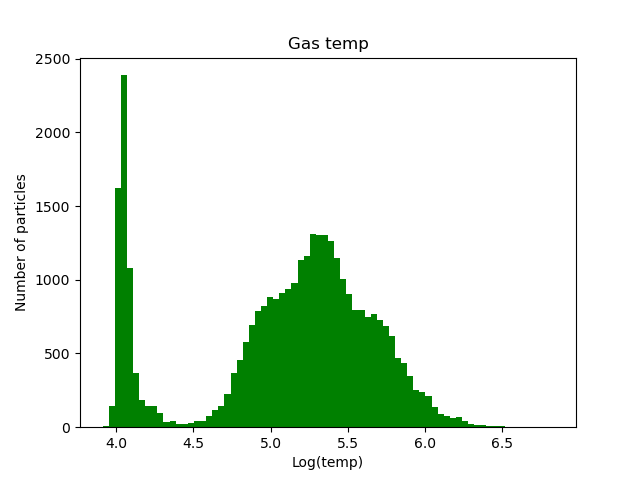

Generate this figure with Python:
#galaxy 154 gas histogram
import pynbody
import numpy as np
from matplotlib import colors
import matplotlib.pyplot as plt

#loading snapshot
s=pynbody.load('/mnt/data0/jillian/gguaman/r154/cosmo25p.768sg1bwK1BHe75.007779')

#setting to physical units
s.physical_units()

#centering halo
pynbody.analysis.angmom.sideon(s)

plt.hist(np.log10(s.g['temp']),color='green',bins='fd')

#customizing hist
plt.xlabel("Log(temp)")
plt.ylabel("Number of particles")
plt.title('Gas temp')

#plt.show()
plt.savefig("galaxy154_gashist.png")
